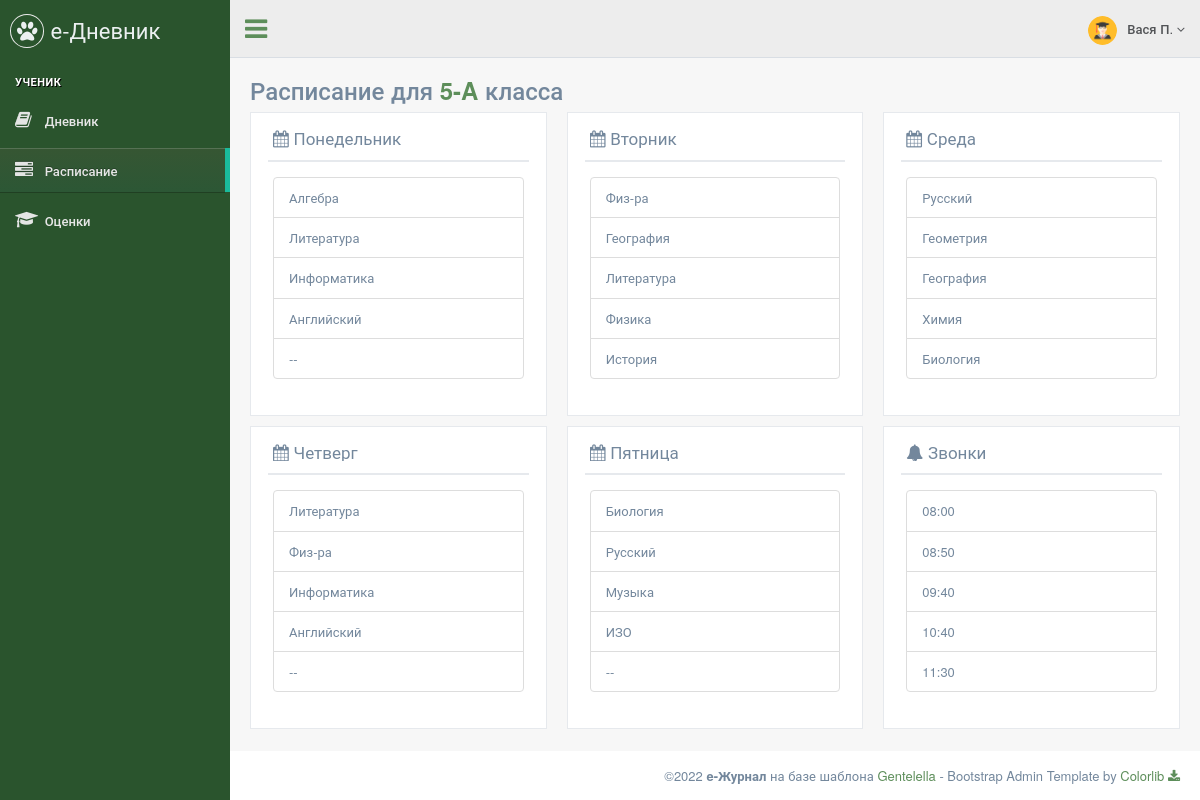
The page /student/schedule (signed in) on the database its author committed.
### data/menu.py (models this page shows)
class Menu(ORMBase):
    __tablename__ = 'menu'
    id = Column(Integer, primary_key=True, autoincrement=True, unique=True)
    name = Column(String, nullable=True)
    section = Column(String, nullable=True)
    title = Column(String, nullable=True)
    icon = Column(String, nullable=True)
    ref = Column(String, nullable=True)
    roles = Column(String, nullable=True)
    order = Column(Integer, nullable=True)

### data/users.py (models this page shows)
class Users(ORMBase, UserMixin):
    __tablename__ = 'users'
    __json_exclude__ = set(["password"])
    id = Column(Integer, primary_key=True, autoincrement=True, unique=True)
    name = Column(String, nullable=True)
    surname = Column(String, nullable=True)
    otchestvo = Column(String, nullable=True)
    login = Column(String, nullable=True)
    password = Column(String, nullable=True)
    role = Column(String, nullable=True)
    class_id = Column(Integer, ForeignKey('classes.cl_id'), nullable=True)
    active = Column(Integer, nullable=True)

### data/classes.py (models this page shows)
class Classes(ORMBase):
    __tablename__ = 'classes'
    cl_id = Column(Integer, primary_key=True, autoincrement=True, unique=True)
    number = Column(Integer, nullable=True)
    letter = Column(String, nullable=True)
    schedule = Column(Text, nullable=True)
    time_schedule = Column(Text, nullable=True)

### main.py (the view)
@app.route('/student/schedule')
def student_schedule():
    clas = session.query(Classes).filter(Classes.cl_id == current_user.class_id).first()
    sch = loads(session.query(Classes).filter(Classes.cl_id == current_user.class_id).first().schedule)
    days = {'Понедельник': [x for x in sch['mon']],
            'Вторник': [x for x in sch['tue']],
            'Среда': [x for x in sch['wed']],
            'Четверг': [x for x in sch['thu']],
            'Пятница': [x for x in sch['fri']]
            }
    rngs = loads(session.query(Classes).filter(Classes.cl_id == current_user.class_id).first().time_schedule)
    times = rngs['day']
    return render_page(['admin', 'student'], '/student/schedule', 'teacher_schedule.html', days=days, times=times, clas=clas)

### main.py (called while the page is built)
@login_manager.user_loader
def load_user(user_id):
    return session.query(Users).get(user_id)

def get_menu(role):
    items = session.query(Menu).filter(Menu.roles.ilike(f'%{role}%')).all()
    menu = dict()
    section = ""
    for item in items:
        if item.section:
            arr = menu.get(section)
            arr.append(item)
            menu[section] = arr
        else:
            section = item.title
            menu[section] = []
    return menu

def render_page(roles, ref, template, **context):
    if not login_fresh():
        return render_403()
    else:
        if current_user.role in roles:
            menu = get_menu(current_user.role)
            if not context:
                context = dict()
            context["menu"] = menu
            context["ref"] = ref
            context["role"] = current_user.role
            context["username"] = f"{current_user.name} {current_user.surname[0]}."
            return render_template(template, **context)
        else:
            return render_403()

### templates/teacher_schedule.html (shortened to what this page needs)
{% extends "page_base.html" %}
{% block content %}
<div class="">
    <div class="page-title">
        <div class="title_left">
            <h3>Расписание для <b><span style="color: #5d8e5a;">{{ clas.number }}-{{ clas.letter }}</span></b> класса</h3>
        </div>
        <div class="clearfix"></div>
        <div class="row">
            {% for day in days.keys() %}
            <div class="col-xxl-2 col-lg-4 col-sm-6">
                <div class="x_panel">
                    <div class="x_title">
                        <h2><i class="fa fa-calendar"></i> {{ day }}</h2>
                        <div class="clearfix"></div>
                    </div>
                    <div class="x_content">
                        <ul class="list-group">
                            {% for i in range(5) %}
                                {% if days[day][i] %}
                                    <li class="list-group-item">{{days[day][i]}}</li>
                                {% else %}
                                    <li class="list-group-item">--</li>
                                {% endif %}
                            {% endfor %}
                        </ul>
                    </div>
                </div>
            </div>
            {% endfor %}
            <div class="col-xxl-2 col-lg-4 col-sm-6">
                <div class="x_panel">
                    <div class="x_title">
                        <h2><i class="fa fa-bell"></i> Звонки</h2>
                        <div class="clearfix"></div>
                    </div>
                    <div class="x_content">
                        <ul class="list-group">
                            {% for time in times %}
                            <li class="list-group-item">{{ time }}</li>
                            {% endfor %}
                        </ul>
                    </div>
                </div>
            </div>
        </div>
    </div>
</div>
{% endblock %}

### templates/page_base.html (shortened to what this page needs)
<!DOCTYPE html>
<html lang="en">
  <head>
    <link href="/static/vendors/bootstrap/css/bootstrap.min.css" rel="stylesheet">
    <link href="/static/vendors/font-awesome/css/font-awesome.min.css" rel="stylesheet">
    <link href="/static/vendors/nprogress/nprogress.css" rel="stylesheet">
    <link href="/static/vendors/animate.css/animate.min.css" rel="stylesheet">
    <link href="/static/vendors/datatables.net-bs/css/dataTables.bootstrap.min.css" rel="stylesheet">
    <link href="/static/vendors/datatables.net-buttons-bs/css/buttons.bootstrap.min.css" rel="stylesheet">
    <link href="/static/vendors/datatables.net-fixedheader-bs/css/fixedHeader.bootstrap.min.css" rel="stylesheet">
    <link href="/static/vendors/datatables.net-responsive-bs/css/responsive.bootstrap.min.css" rel="stylesheet">
    <link href="/static/vendors/datatables.net-scroller-bs/css/scroller.bootstrap.min.css" rel="stylesheet">
    <link href="/static/vendors/switchery/switchery.css" rel="stylesheet">
    <link href="/static/vendors/bootstrap-datetimepicker/css/bootstrap-datetimepicker.css" rel="stylesheet">
    <link href="/static/css/custom.css" rel="stylesheet">
  </head>
  <body class="nav-md">
    <div class="container body">
      <div class="main_container">
        <div class="col-md-3 left_col">
          <div class="left_col scroll-view">
            <div class="navbar nav_title" style="border: 0;">
              <a href="index.html" class="site_title"><i class="fa fa-paw"></i> <span>е-Дневник</span></a>
            </div>
            <br />
            <div id="sidebar-menu" class="main_menu_side hidden-print main_menu">
              {% for section in menu.keys() %}
                <div class="menu_section">
                  <h3>{{ section }}</h3>
                  <ul class="nav side-menu">
                    {% for item in menu.get(section) %}
                      {% if item.ref == ref %}
                        <li class="active"><a href="{{ item.ref }}"><i class="{{ item.icon }}"></i> {{ item.title }}</a></li>
                      {% else %}
                        <li><a href="{{ item.ref }}"><i class="{{ item.icon }}"></i> {{ item.title }}</a></li>
                      {% endif %}
                    {% endfor %}
                  </ul>
                </div>
              {% endfor %}
            </div>
          </div>
        </div>
        <div class="top_nav">
          <div class="nav_menu">
            <nav>
              <div class="nav toggle">
                <a id="menu_toggle"><i class="fa fa-bars"></i></a>
              </div>
              <ul class="nav navbar-nav navbar-right">
                <li class="">
                  <a href="javascript:;" class="user-profile dropdown-toggle" data-toggle="dropdown" aria-expanded="false">
                    <img src="/static/images/{{ role }}.png" alt="">{{ username }}
                    <span class=" fa fa-angle-down"></span>
                  </a>
                </li>
              </ul>
            </nav>
          </div>
        </div>
        <div id="page-content" class="right_col" role="main">
          {% block content %}{% endblock %}
        </div>
        <footer>
          <div class="pull-right">
            ©2022 <b>e-Журнал</b> на базе шаблона <a href="https://colorlib.com/polygon/gentelella/index.html">Gentelella</a> - Bootstrap Admin Template by <a href="https://github.com/ColorlibHQ/gentelella">Colorlib <i class="fa fa-download"></i></a>
          </div>
          <div class="clearfix"></div>
        </footer>
      </div>
    </div>
  </body>
</html>

### rows shown on the page
Menu: title "УЧЕНИК"
Menu: title "Дневник"
Menu: title "Расписание"
Menu: title "Оценки"
Users: role (picture)
Classes: number "5", letter "A"

### other values the page prints
{{ username }} "Вася П."
{{ day }} "Понедельник" "Вторник" "Среда" "Четверг" "Пятница"
{{ days[day][i] }} "Алгебра" "Литература" "Информатика" "Английский" "Физ-ра" "География" "Литература" "Физика" "История" "Русский" "Геометрия" "География" "Химия" "Биология" "Литература" "Физ-ра" "Информатика" "Английский" "Биология" "Русский" "Музыка" "ИЗО"
{{ time }} "08:00" "08:50" "09:40" "10:40" "11:30"
